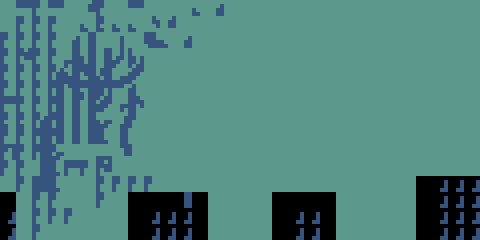

Below is a game level as drawn by its tile map, then a one-line description and the .tmx file that defines it, in full:
An orthogonal 30x15 tile map with 16x16 px tiles, 3 tile layers (background, stuff, landscape), 3 tilesets and 1 object.

<map version="1.10" tiledversion="1.10.2" orientation="orthogonal" renderorder="left-up" width="30" height="15" tilewidth="16" tileheight="16" infinite="0" nextlayerid="5" nextobjectid="16">
 <tileset firstgid="1" name="sky" tilewidth="16" tileheight="16" tilecount="10" columns="5">
  <image source="sky.png" width="86" height="43" />
 </tileset>
 <tileset firstgid="11" name="sheet" tilewidth="16" tileheight="16" tilecount="136" columns="17">
  <image source="sheet.png" width="272" height="128" />
 </tileset>
 <tileset firstgid="147" name="characters" tilewidth="32" tileheight="32" tilecount="92" columns="23">
  <image source="characters.png" width="736" height="128" />
 </tileset>
 <layer id="1" name="background" width="30" height="15">
  <data encoding="csv">
3,3,3,3,3,3,3,3,3,3,3,3,3,3,3,3,3,3,3,3,3,3,3,3,3,3,3,3,3,3,
3,3,3,3,3,3,3,3,3,3,3,3,3,3,3,3,3,3,3,3,3,3,3,3,3,3,3,3,3,3,
3,3,3,3,3,3,3,3,3,3,3,3,3,3,3,3,3,3,3,3,3,3,3,3,3,3,3,3,3,3,
3,3,3,3,3,3,3,3,3,3,3,3,3,3,3,3,3,3,3,3,3,3,3,3,3,3,3,3,3,3,
3,3,3,3,3,3,3,3,3,3,3,3,3,3,3,3,3,3,3,3,3,3,3,3,3,3,3,3,3,3,
3,3,3,3,3,3,3,3,3,3,3,3,3,3,3,3,3,3,3,3,3,3,3,3,3,3,3,3,3,3,
3,3,3,3,3,3,3,3,3,3,3,3,3,3,3,3,3,3,3,3,3,3,3,3,3,3,3,3,3,3,
3,3,3,3,3,3,3,3,3,3,3,3,3,3,3,3,3,3,3,3,3,3,3,3,3,3,3,3,3,3,
3,3,3,3,3,3,3,3,3,3,3,3,3,3,3,3,3,3,3,3,3,3,3,3,3,3,3,3,3,3,
3,3,3,3,3,3,3,3,3,3,3,3,3,3,3,3,3,3,3,3,3,3,3,3,3,3,3,3,3,3,
3,3,3,3,3,3,3,3,3,3,3,3,3,3,3,3,3,3,3,3,3,3,3,3,3,3,3,3,3,3,
3,3,3,3,3,3,3,3,3,3,3,3,3,3,3,3,3,3,3,3,3,3,3,3,3,3,104,104,104,104,
104,3,3,3,3,3,3,3,104,104,104,104,104,3,3,3,3,104,104,104,104,3,3,3,3,3,39,39,39,39,
39,3,3,3,3,3,3,3,39,121,39,39,39,3,3,3,3,39,39,121,39,3,3,3,3,3,39,121,39,39,
121,3,3,3,3,3,3,3,39,39,39,121,39,3,3,3,3,39,39,39,39,3,3,3,3,3,39,39,39,121
</data>
 </layer>
 <layer id="3" name="stuff" width="30" height="15">
  <data encoding="csv">
0,0,102,0,0,0,102,0,0,0,0,0,0,0,0,0,0,0,0,0,0,0,0,0,0,0,0,0,0,0,
0,102,102,102,0,0,102,0,0,0,0,0,0,0,0,0,0,0,0,0,0,0,0,0,0,0,0,0,0,0,
102,102,102,102,13,14,15,16,17,0,0,0,0,0,0,0,0,0,0,0,0,0,0,0,0,0,0,0,0,0,
102,102,102,102,30,31,32,33,34,0,0,0,0,0,0,0,0,0,0,0,0,0,0,0,0,0,0,0,0,0,
102,102,102,102,47,48,49,50,51,0,0,0,0,0,0,0,0,0,0,0,0,0,0,0,0,0,0,0,0,0,
102,102,102,102,64,65,66,67,68,0,0,0,0,0,0,0,0,0,0,0,0,0,0,0,0,0,0,0,0,0,
102,102,102,102,81,82,83,84,85,0,0,0,0,0,0,0,0,0,0,0,0,0,0,0,0,0,0,0,0,0,
102,102,102,102,98,99,100,101,102,0,0,0,0,0,0,0,0,0,0,0,0,0,0,0,0,0,0,0,0,0,
102,102,102,102,115,116,117,118,119,0,0,0,0,0,0,0,0,0,0,0,0,0,0,0,0,0,0,0,0,0,
102,102,102,102,132,133,134,135,136,0,0,0,0,0,0,0,0,0,0,0,0,0,0,0,96,0,0,0,0,0,
102,102,115,102,102,102,102,0,0,0,0,0,0,0,0,0,0,0,0,0,0,114,114,114,0,0,0,0,0,0,
0,102,42,97,97,97,102,102,102,102,0,0,0,0,96,96,0,0,0,0,0,0,0,0,0,0,0,0,0,0,
0,0,102,102,0,97,102,0,0,0,0,0,0,0,0,0,0,0,0,0,0,0,0,0,0,0,0,0,0,0,
0,0,102,102,102,0,0,0,0,0,0,0,0,0,0,0,0,0,0,0,0,0,0,0,0,0,0,0,0,0,
0,0,102,0,0,0,0,0,0,0,0,0,0,0,0,0,0,0,0,0,0,0,0,0,0,0,0,0,0,0
</data>
 </layer>
 <layer id="2" name="landscape" width="30" height="15">
  <data encoding="csv">
108,123,108,123,108,122,108,108,123,108,108,88,125,126,0,0,0,0,0,0,0,0,0,0,0,0,0,0,0,0,
108,108,108,108,88,125,125,125,125,89,122,109,0,0,0,0,0,0,0,0,0,0,0,0,0,0,0,0,0,0,
108,108,108,88,126,118,0,0,0,124,125,126,0,0,0,0,0,0,0,0,0,0,0,0,0,0,0,0,0,0,
108,122,108,109,118,118,118,0,0,0,0,0,0,0,0,0,0,0,0,0,0,0,0,0,0,0,0,0,0,0,
108,108,88,126,118,118,118,0,0,0,0,0,0,0,0,0,0,0,0,0,0,0,0,0,0,0,0,0,0,0,
108,108,109,118,118,118,34,0,0,0,0,0,0,0,0,0,0,0,0,0,0,0,0,0,0,0,0,0,0,0,
123,108,109,118,118,118,51,0,0,0,0,0,0,0,0,0,0,0,0,0,0,0,0,0,0,0,0,0,0,0,
125,125,126,118,118,118,90,92,0,0,0,0,0,0,0,0,0,0,0,0,0,0,0,0,0,0,0,0,0,0,
11,12,118,118,118,118,107,109,0,0,0,0,0,0,0,0,0,0,0,0,0,0,0,0,0,0,0,0,0,0,
28,29,118,90,91,91,106,109,0,0,0,0,0,0,0,0,0,0,0,0,0,0,0,0,96,0,0,0,0,0,
0,0,118,107,123,108,122,109,0,0,0,0,0,0,0,0,0,0,0,0,21,22,19,19,19,19,23,0,0,0,
0,0,118,107,108,108,108,109,0,0,0,0,0,0,0,0,0,0,0,0,38,39,69,39,39,39,40,101,101,101,
0,19,19,22,22,22,22,22,23,0,0,118,21,19,19,22,22,23,0,0,38,39,39,39,39,69,40,101,101,101,
101,38,69,39,39,39,39,39,40,101,101,101,38,39,39,39,69,40,101,101,38,69,39,39,39,39,40,101,101,101,
101,38,39,39,39,69,39,39,40,101,101,101,38,39,39,39,39,40,101,101,38,39,39,39,39,39,40,101,101,101
</data>
 </layer>
 <objectgroup id="4" name="objects">
  <object id="14" gid="170" x="62.9812" y="192.355" width="32" height="32" />
 </objectgroup>
</map>